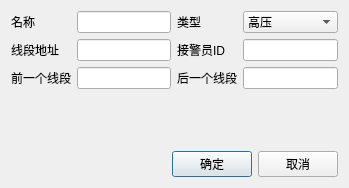
<?xml version="1.0" encoding="UTF-8"?>
<ui version="4.0">
 <class>LineEditDlg</class>
 <widget class="QDialog" name="LineEditDlg">
  <property name="geometry">
   <rect>
    <x>0</x>
    <y>0</y>
    <width>349</width>
    <height>188</height>
   </rect>
  </property>
  <property name="windowTitle">
   <string>线段</string>
  </property>
  <layout class="QVBoxLayout" name="verticalLayout">
   <item>
    <layout class="QGridLayout" name="gridLayout">
     <item row="1" column="2">
      <widget class="QLabel" name="label_2">
       <property name="text">
        <string>类型</string>
       </property>
      </widget>
     </item>
     <item row="1" column="1">
      <widget class="QLineEdit" name="leName"/>
     </item>
     <item row="3" column="3">
      <widget class="QLineEdit" name="leNextId"/>
     </item>
     <item row="3" column="2">
      <widget class="QLabel" name="label_5">
       <property name="text">
        <string>后一个线段</string>
       </property>
      </widget>
     </item>
     <item row="3" column="1">
      <widget class="QLineEdit" name="lePreId"/>
     </item>
     <item row="1" column="3">
      <widget class="QComboBox" name="cbType">
       <item>
        <property name="text">
         <string>高压</string>
        </property>
       </item>
       <item>
        <property name="text">
         <string>低压</string>
        </property>
       </item>
       <item>
        <property name="text">
         <string>变压</string>
        </property>
       </item>
      </widget>
     </item>
     <item row="1" column="0">
      <widget class="QLabel" name="label">
       <property name="text">
        <string>名称</string>
       </property>
      </widget>
     </item>
     <item row="3" column="0">
      <widget class="QLabel" name="label_4">
       <property name="text">
        <string>前一个线段</string>
       </property>
      </widget>
     </item>
     <item row="2" column="0">
      <widget class="QLabel" name="label_6">
       <property name="text">
        <string>线段地址</string>
       </property>
      </widget>
     </item>
     <item row="2" column="1">
      <widget class="QLineEdit" name="leAddr"/>
     </item>
     <item row="2" column="2">
      <widget class="QLabel" name="label_3">
       <property name="text">
        <string>接警员ID</string>
       </property>
      </widget>
     </item>
     <item row="2" column="3">
      <widget class="QLineEdit" name="leWorkId"/>
     </item>
    </layout>
   </item>
   <item>
    <spacer name="verticalSpacer">
     <property name="orientation">
      <enum>Qt::Vertical</enum>
     </property>
     <property name="sizeHint" stdset="0">
      <size>
       <width>20</width>
       <height>24</height>
      </size>
     </property>
    </spacer>
   </item>
   <item>
    <layout class="QHBoxLayout" name="horizontalLayout">
     <item>
      <spacer name="horizontalSpacer">
       <property name="orientation">
        <enum>Qt::Horizontal</enum>
       </property>
       <property name="sizeHint" stdset="0">
        <size>
         <width>40</width>
         <height>20</height>
        </size>
       </property>
      </spacer>
     </item>
     <item>
      <widget class="QPushButton" name="btnOK">
       <property name="text">
        <string>确定</string>
       </property>
      </widget>
     </item>
     <item>
      <widget class="QPushButton" name="btnCancel">
       <property name="text">
        <string>取消</string>
       </property>
      </widget>
     </item>
    </layout>
   </item>
  </layout>
 </widget>
 <resources/>
 <connections/>
</ui>
